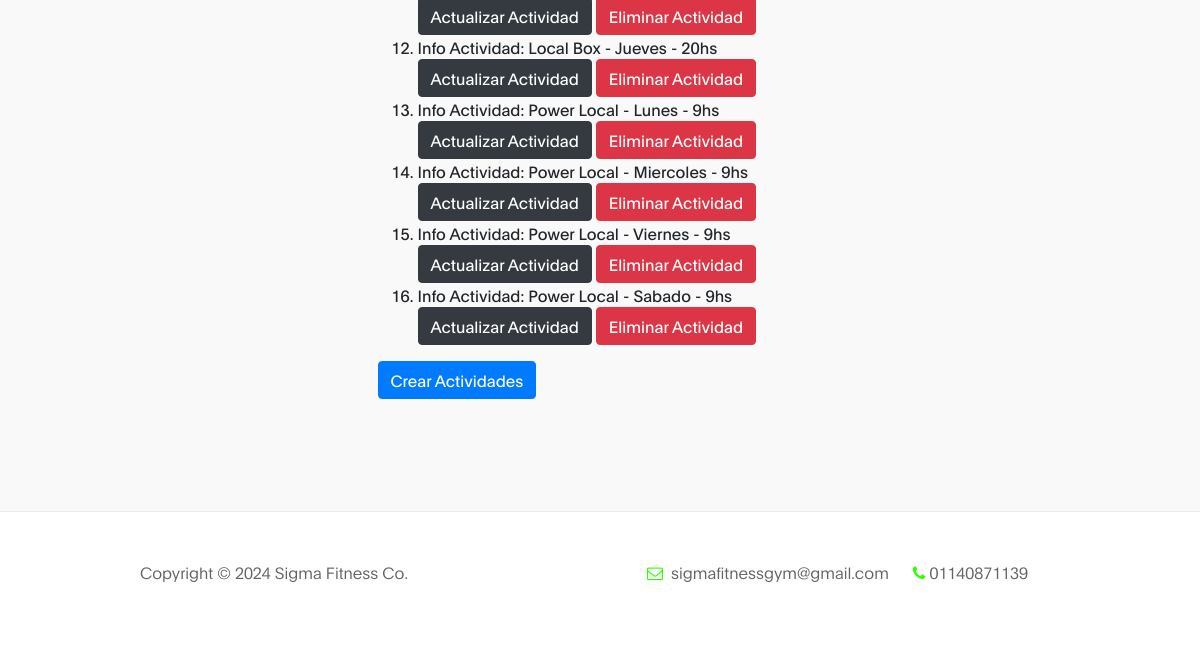
Page /SigmaApp/readActivities/ (signed in, lower part) on the earlier database version.
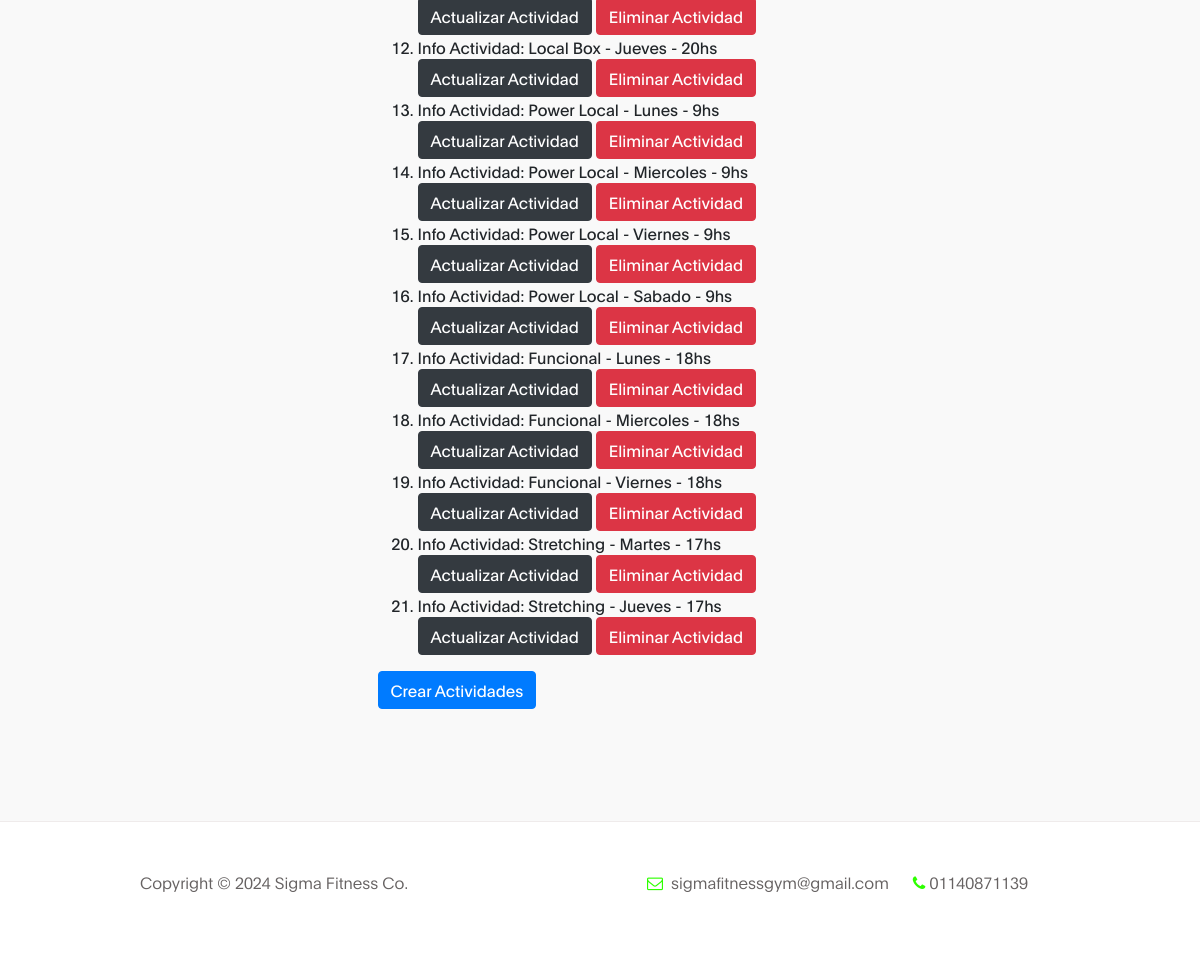
Same page on the later database version.
### SigmaApp/models.py (models this page shows)
class Activity(models.Model):
    name = models.CharField(max_length=40)
    day = models.CharField(max_length=10)
    hour = models.IntegerField()
    def __str__(self):
        return f"{self.name}"

### SigmaApp/views.py (the view)
# urls.py: path('readActivities/', read_activity, name="Read Activity"),
def read_activity(request):
    activities = Activity.objects.all()
    return render(request, "activities/readActivity.html", {"activities": activities})

### SigmaApp/templates/activities/readActivity.html (shortened to what this page needs)
{% extends "father.html" %}
{% block section %}
    <section class="about section" id="about">
        <div class="container">
            <div class="row">
                <div class="mt-lg-5 mb-lg-0 mb-4 col-lg-5 col-md-10 mx-auto col-12">
                    <ol>
                        {% for activity in activities %}
                        <li>Info Actividad: {{activity}} - {{activity.day}} - {{activity.hour}}hs</li>
                            {% if user.is_authenticated %}
                                <a class="btn btn-dark" href="{% url 'Update Activity' activity.id %}">Actualizar Actividad</a>
                                <a class="btn btn-danger" href="{% url 'Delete Activity' activity.id %}">Eliminar Actividad</a>
                            {% endif %}
                        {% endfor %}
                    </ol>
                    <a class="btn btn-primary" href="{% url 'Create Activity' %}">Crear Actividades</a>
                </div>
            </div>
        </div>
    </section>
{% endblock %}

### SigmaApp/templates/father.html (shortened to what this page needs)
<!DOCTYPE html>
<html lang="en">
<head>
    {% load static %}
    <link rel="stylesheet" href="{% static 'css/bootstrap.min.css' %}">
    <link rel="stylesheet" href="{% static 'css/font-awesome.min.css' %}">
    <link rel="stylesheet" href="{% static 'css/aos.css' %}">
    <link rel="stylesheet" href="{% static 'css/tooplate-gymso-style.css' %}">
</head>
<body data-spy="scroll" data-target="#navbarNav" data-offset="50">
    {% block section %}
    {% endblock %}
    <footer class="site-footer">
        <div class="container">
            <div class="row">
                <div class="ml-auto col-lg-4 col-md-5">
                    <p class="copyright-text">Copyright &copy; 2024 Sigma Fitness Co.
                </div>
                <div class="d-flex justify-content-center mx-auto col-lg-5 col-md-7 col-12">
                    <p class="mr-4">
                        <i class="fa fa-envelope-o mr-1"></i>
                        <a href="mailto:sigmafitnessgym@gmail.com">sigmafitnessgym@gmail.com</a>
                    </p>
                    <p><i class="fa fa-phone mr-1"></i>01140871139</p>
                </div>
            </div>
        </div>
    </footer>
</body>
</html>

### SigmaApp/static/css/tooplate-gymso-style.css (style rules this page uses)
:root { --primary-color: #2eff00 !important; --white-color: #ffffff; --dark-color: #171819; --about-bg-color: #f9f9f9; --gray-color: #909090; --link-color: #404040; --p-color: #666262; --base-font-family: 'Plain', sans-serif; --font-weight-bold: bold; --font-weight-normal: normal; --font-weight-light: 300; --font-weight-thin: 100; --h1-font-size: 48px; --h2-font-size: 36px; --h3-font-size: 28px; --h4-font-size: 24px; --h5-font-size: 22px; --h6-font-size: 22px; --p-font-size: 18px; --base-font-size: 16px; --menu-font-size: 14px; --border-radius-large: 100%; --border-radius-small: 2px; }
body { background: var(--white-color); font-family: var(--base-font-family); }
p { color: var(--p-color); font-size: var(--p-font-size); font-weight: var(--font-weight-light); line-height: 1.5em; }
.section { padding: 7rem 0; }
* { -webkit-box-sizing: border-box; -moz-box-sizing: border-box; box-sizing: border-box; }
*::before, *::after { -webkit-box-sizing: border-box; -moz-box-sizing: border-box; box-sizing: border-box; }
a { color: var(--link-color); font-weight: normal; text-decoration: none; transition: all 0.3s ease; }
.about { background: var(--about-bg-color); }
.site-footer { border-top: 1px solid #efebeb; padding: 3rem 0; }
.site-footer a { color: var(--p-color); font-weight: var(--font-weight-light); }
.site-footer p { font-size: var(--base-font-size); }
.contact .fa, .site-footer .fa { color: var(--primary-color); }

### SigmaApp/templates/father.html (style rules this page uses)
:root { --primary-color: #2eff00; }

Differences in the rows shown:
added Activity: name "Funcional", day "Lunes", hour "18"
added Activity: name "Funcional", day "Miercoles", hour "18"
added Activity: name "Funcional", day "Viernes", hour "18"
added Activity: name "Stretching", day "Martes", hour "17"
added Activity: name "Stretching", day "Jueves", hour "17"
